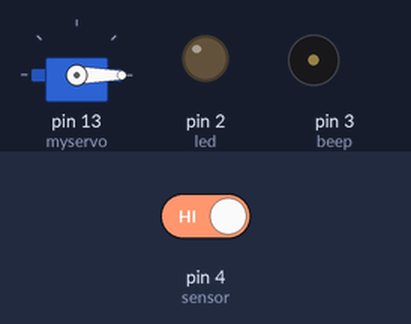
The sketch below on a simulated Arduino Uno, built with avr-gcc and run on an emulated ATmega328P. Parts: servo, output pins drawn as LEDs (lit = HIGH), buzzer (waves = sounding, pin HIGH). The test bench sets the inputs (shaded band); at power-on: pin 4 (sensor) HIGH.

Above: at 0.1 s.
1.5 s: pin 4 (sensor) driven LOW
At 3.9 s:
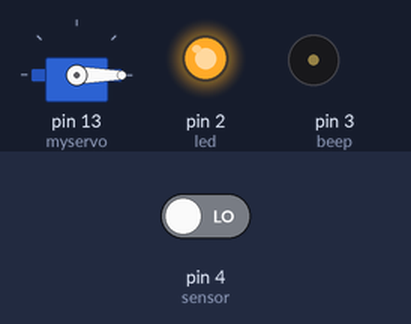
9.6 s: pin 4 (sensor) driven HIGH
At 10.3 s:
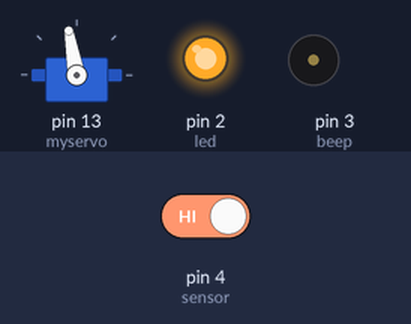
Timing chart, 0 to 24.3 s (numbered marks = the images above; inputs shaded):
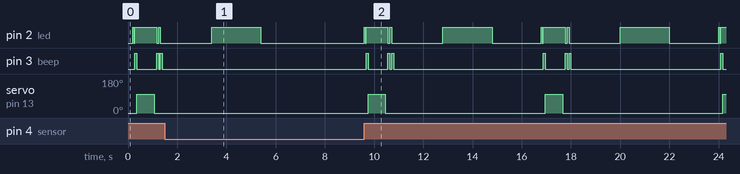

The sketch:

ProyectoFinal_SprayCasero.ino
```cpp
#include <Servo.h>
Servo myservo;

#define led  2
#define beep 3
#define sensor  4

void setup(){
 pinMode(sensor,INPUT_PULLUP);
 pinMode(beep,OUTPUT);
 pinMode(led,OUTPUT);
 myservo.attach(13);
 myservo.write(0);
 delay(200);
}

void loop(){
if (digitalRead(sensor) == HIGH)
{
  digitalWrite(led,HIGH);
  delay(40);
  digitalWrite(led,LOW);
  delay(40);
  digitalWrite(led,HIGH);
  digitalWrite(beep,HIGH);
  delay(80);
  digitalWrite(beep,LOW);

  myservo.write(100);
  delay(700);
  myservo.write(0);
  delay(100);

  digitalWrite(beep,HIGH);
  digitalWrite(led,LOW);
  delay(80);
  digitalWrite(beep,LOW);
  digitalWrite(led,HIGH);
  delay(80);
  digitalWrite(beep,HIGH);
  digitalWrite(led,LOW);
  delay(80);
  digitalWrite(beep,LOW);
  delay(2000);
  digitalWrite(led,HIGH);
  delay(2000);
  digitalWrite(led, LOW);
  delay(2000);
  }
}
```

Measured:
- after the input at 1.5 s, pin 2 (led): goes on until 5.4 s, then stays LOW; pin 3 (beep): stops changing and stays LOW; servo on pin 13 (myservo): stays 0° (without the input it goes to 100° after 6.1 s)
- after the input at 9.6 s, pin 2 (led): LOW → HIGH at once, then repeats every 7.2 s: LOW 0.04 s, HIGH 0.88 s, LOW 0.08 s, HIGH 0.08 s, LOW 2.1 s, HIGH 2.0 s, LOW 2.0 s, HIGH 0.04 s; pin 3 (beep): LOW → HIGH after 0.08 s, then repeats every 7.2 s: LOW 0.80 s, HIGH 0.08 s, LOW 0.08 s, HIGH 0.08 s, LOW 6.1 s, HIGH 0.08 s
